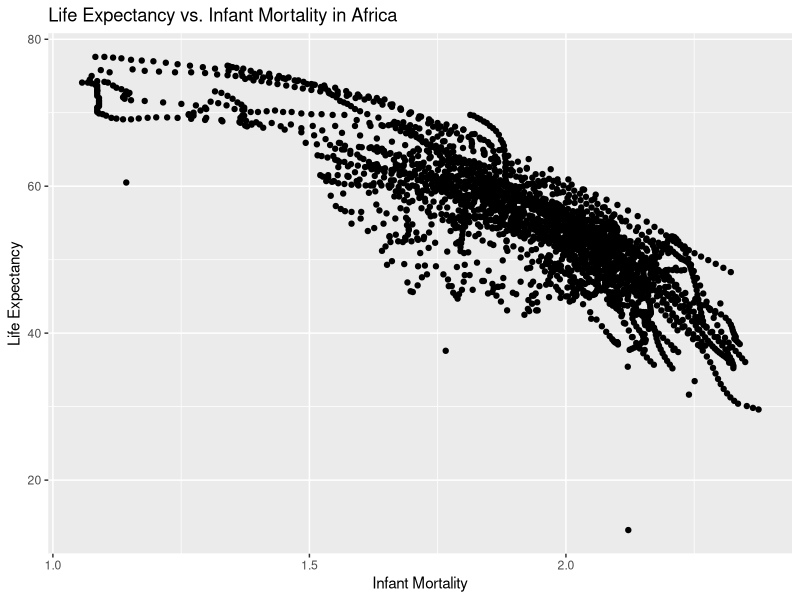
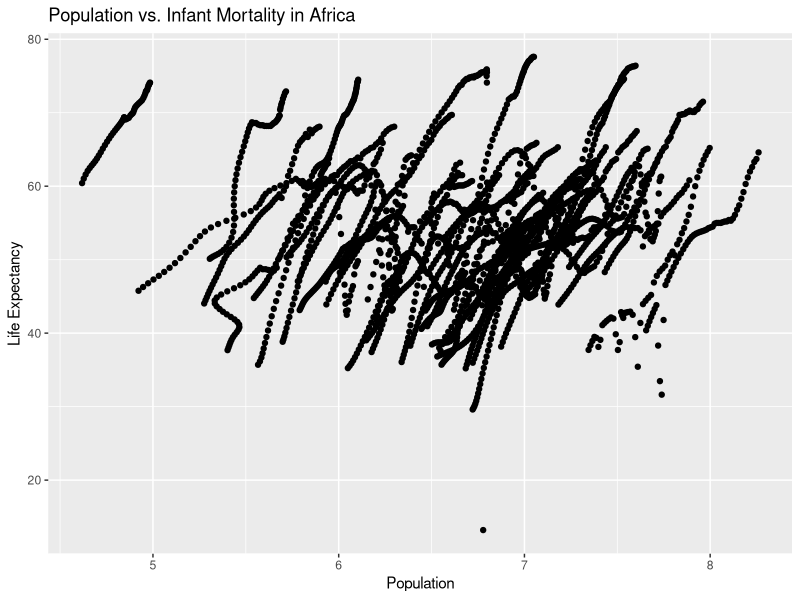
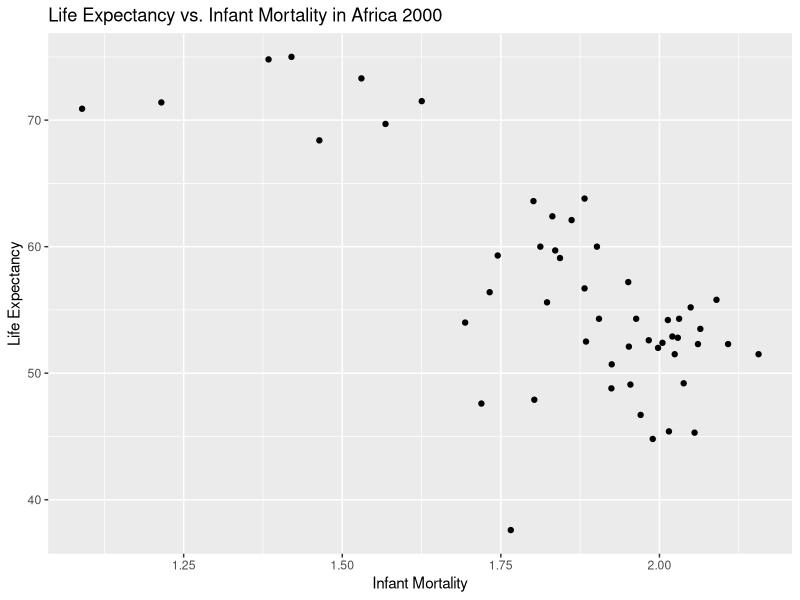
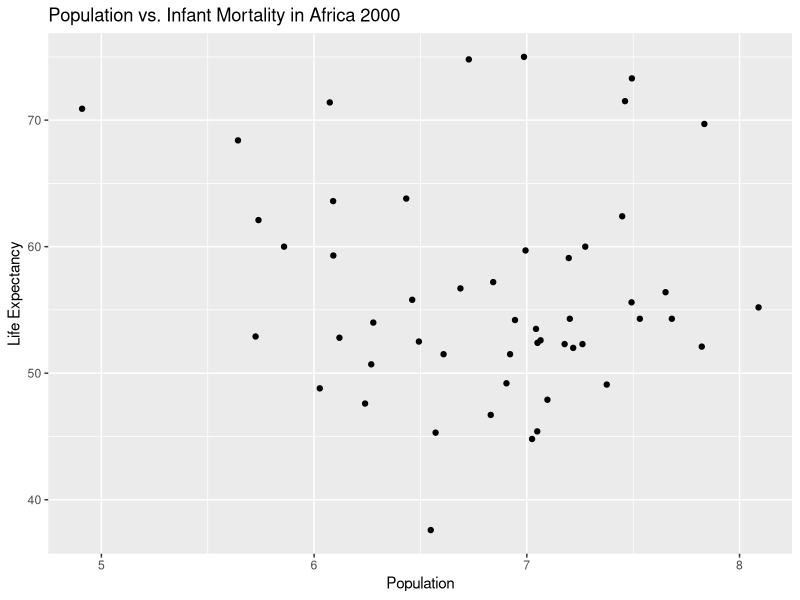

Recreate these plots in R, in order.
## ---- chunk 1
library(tidyverse)
library(ggplot2)
## ---- chunk 2
library(dslabs)
## ---- chunk 3
help(gapminder)
## ---- chunk 4
str(gapminder)
## ---- chunk 5
summary(gapminder)
## ---- chunk 6
class(gapminder)
## ---- chunk 7
africadata <- subset(gapminder, continent == "Africa") 
## ---- chunk 8
str(africadata)
## ---- chunk 9
summary(africadata)
## ---- chunk 10
af_infant <- africadata[c("infant_mortality","life_expectancy")]
str(af_infant)
summary(af_infant)
## ---- chunk 11
af_pop <- africadata[c("population","life_expectancy")]
str(af_pop)
summary(af_pop)  
## ---- chunk 12
af_infant_plot <- ggplot(af_infant, aes(x = log10(infant_mortality), y = life_expectancy)) + geom_point() + ggtitle("Life Expectancy vs. Infant Mortality in Africa") + xlab("Infant Mortality") + ylab("Life Expectancy")

print(af_infant_plot)
## ---- chunk 13
af_pop_plot <- ggplot(af_pop, aes(x = log10(population), y = life_expectancy)) + geom_point() + ggtitle("Population vs. Infant Mortality in Africa") + xlab("Population") + ylab("Life Expectancy")

print(af_pop_plot)
## ---- chunk 14
af_infant_NA <- africadata %>% select(year, infant_mortality) %>% filter(is.na(infant_mortality)) %>% count(year) %>% arrange(desc(year))

str(af_infant_NA)
summary(af_infant_NA)
## ---- chunk 15
infant_2000 <- africadata %>% subset(year==2000) %>% select(infant_mortality, life_expectancy)

str(infant_2000)
summary(infant_2000)
## ---- chunk 16
inf_2000_plot <- ggplot(infant_2000, aes(x = log10(infant_mortality), y = life_expectancy)) + geom_point() + ggtitle("Life Expectancy vs. Infant Mortality in Africa 2000") + xlab("Infant Mortality") + ylab("Life Expectancy")
print(inf_2000_plot)
## ---- chunk 17
pop_2000 <- africadata %>% subset(year == 2000) %>% select(population, life_expectancy)

pop_2000_plot <- pop_2000 %>% ggplot(aes(x = log10(population), y = life_expectancy)) + geom_point() + ggtitle("Population vs. Infant Mortality in Africa 2000") + xlab("Population") + ylab("Life Expectancy")
print(pop_2000_plot)
## ---- chunk 18
fit1 <- lm(life_expectancy ~ infant_mortality, data = infant_2000)
summary(fit1)
## ---- chunk 19
fit2 <- lm(life_expectancy ~ population, data = pop_2000)
summary(fit2)
